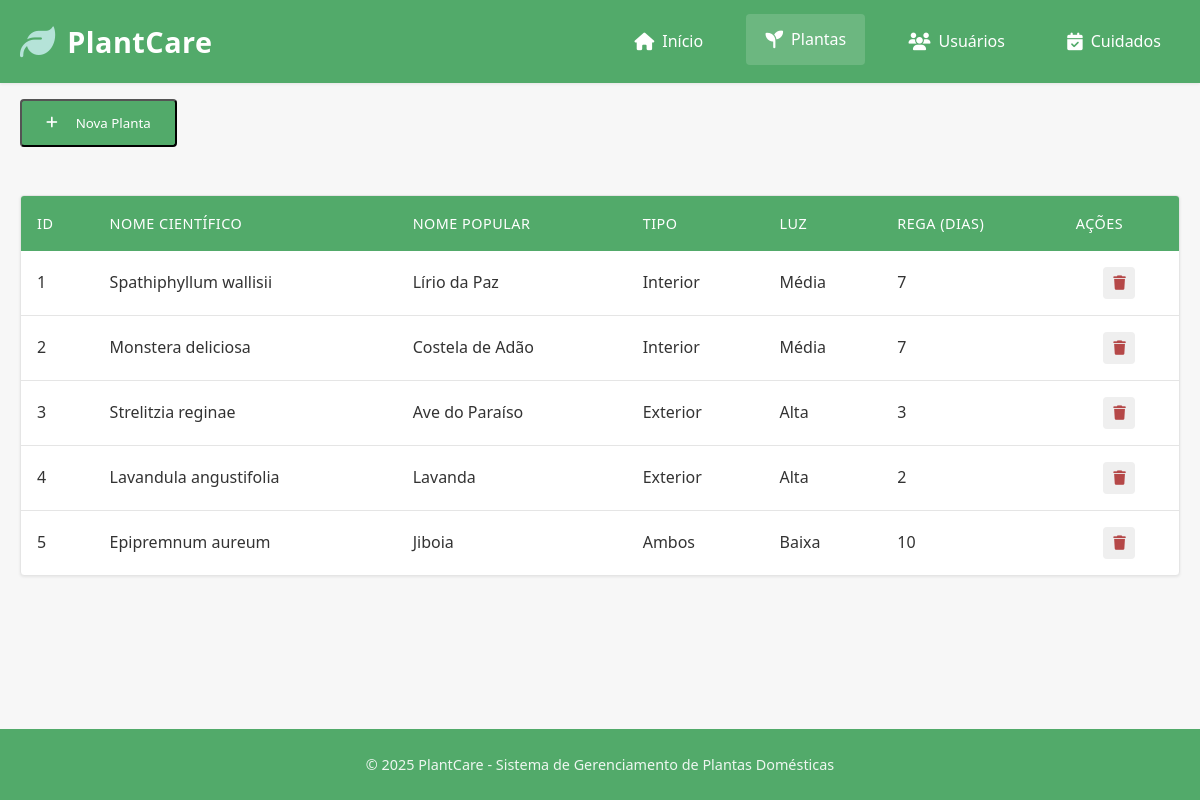
Page /plantas.php on the committed database.
### tables this page shows
CREATE TABLE IF NOT EXISTS plantas (
    id INT AUTO_INCREMENT PRIMARY KEY,
    nome_cientifico VARCHAR(100) NOT NULL,
    nome_popular VARCHAR(100) NOT NULL,
    tipo_planta ENUM('Interior', 'Exterior', 'Ambos') NOT NULL,
    nivel_luz ENUM('Baixa', 'Média', 'Alta') NOT NULL,
    frequencia_rega INT NOT NULL COMMENT 'Frequência de rega em dias',
    created_at TIMESTAMP DEFAULT CURRENT_TIMESTAMP,
    updated_at TIMESTAMP DEFAULT CURRENT_TIMESTAMP ON UPDATE CURRENT_TIMESTAMP
);

### plantas.php (the view, shortened to what this page needs)
<?php
$conn = new mysqli($db_host, $db_user, $db_pass, $db_name);
$sql = "SELECT * FROM plantas";
$result = $conn->query($sql);
?>
<!DOCTYPE html>
<html lang="pt-BR">
<head>
    <link rel="stylesheet" href="https://cdnjs.cloudflare.com/ajax/libs/font-awesome/6.4.0/css/all.min.css">
    <link rel="stylesheet" href="assets/css/style.css">
</head>
<body>
    <header>
        <div class="container">
            <div class="logo">
                <i class="fas fa-leaf"></i>
                <h1>PlantCare</h1>
            </div>
            <nav>
                <ul>
                    <li><a href="/plantas.com/index.php"><i class="fas fa-home"></i> Início</a></li>
                    <li><a href="/plantas.com/plantas.php" class="active"><i class="fas fa-seedling"></i> Plantas</a></li>
                    <li><a href="/plantas.com/usuarios.php"><i class="fas fa-users"></i> Usuários</a></li>
                    <li><a href="/plantas.com/cuidados.php"><i class="fas fa-calendar-check"></i> Cuidados</a></li>
                </ul>
            </nav>
        </div>
    </header>
    <main class="container">
        <section id="plantas">
            <div class="section-header">
                <button id="btnAddPlanta" class="btn-add"><i class="fas fa-plus"></i> Nova Planta</button>
            </div>
            <div class="data-table-container">
                <table class="data-table" id="plantasTable">
                    <thead>
                        <tr>
                            <th>ID</th>
                            <th>Nome Científico</th>
                            <th>Nome Popular</th>
                            <th>Tipo</th>
                            <th>Luz</th>
                            <th>Rega (dias)</th>
                            <th>Ações</th>
                        </tr>
                    </thead>
                    <tbody>
                        <?php if ($result->num_rows > 0): ?>
                            <?php while($row = $result->fetch_assoc()): ?>
                                <tr>
                                    <td><?php echo $row['id']; ?></td>
                                    <td><?php echo htmlspecialchars($row['nome_cientifico']); ?></td>
                                    <td><?php echo htmlspecialchars($row['nome_popular'] ?? ''); ?></td>
                                    <td><?php echo htmlspecialchars($row['tipo_planta'] ?? ''); ?></td>
                                    <td><?php echo htmlspecialchars($row['nivel_luz'] ?? ''); ?></td>
                                    <td><?php echo $row['frequencia_rega'] ?? ''; ?></td>
                                    <td>
                                        <div class="action-buttons">
                                            <button class="btn-action btn-delete" data-id="<?php echo $row['id']; ?>" title="Excluir">
                                                <i class="fas fa-trash"></i>
                                            </button>
                                        </div>
                                    </td>
                                </tr>
                            <?php endwhile; ?>
                        <?php else: ?>
                            <tr>
                                <td colspan="7" class="empty-table">Nenhuma planta cadastrada</td>
                            </tr>
                        <?php endif; ?>
                    </tbody>
                </table>
            </div>
        </section>
    </main>
    <footer>
        <div class="container">
            <p>&copy; 2025 PlantCare - Sistema de Gerenciamento de Plantas Domésticas</p>
        </div>
    </footer>
</body>
</html>

### assets/css/style.css (style rules this page uses)
:root { --primary: #52aa6a; --primary-dark: #48b575; --primary-light: #81bd86; --secondary: #f7f7f7; --accent: #b5e3d8; --text: #333333; --text-light: #666666; --error: #f4a7a7; --success: #a3d9b1; --warning: #ffd7a1; --danger: #f4a7a7; --white: #ffffff; --red: #b54848; --gray: #e5e5e5; --light-gray: #f7f7f7; --border-color: #e0e0e0; --shadow: 0 1px 3px rgba(0, 0, 0, 0.08); --shadow-hover: 0 2px 6px rgba(0, 0, 0, 0.12); --border-radius: 4px; --transition: all 0.2s ease; }
* { margin: 0; padding: 0; box-sizing: border-box; font-family: 'Segoe UI', Tahoma, Geneva, Verdana, sans-serif; }
body { background-color: var(--secondary); color: var(--text); min-height: 100vh; display: flex; flex-direction: column; line-height: 1.6; }
.container { max-width: 1200px; width: 100%; margin: 0 auto; padding: 0 20px; }
header { background: var(--primary); color: var(--white); padding: 1rem 0; box-shadow: var(--shadow); position: sticky; top: 0; z-index: 1000; }
header .container { display: flex; justify-content: space-between; align-items: center; }
.logo { display: flex; align-items: center; gap: 12px; }
.logo i { font-size: 2.2rem; color: var(--accent); }
.logo h1 { font-size: 1.8rem; font-weight: 600; letter-spacing: 0.5px; }
nav ul { display: flex; gap: 1.5rem; list-style: none; }
nav a { color: var(--white); text-decoration: none; padding: 0.8rem 1.2rem; border-radius: var(--border-radius); transition: var(--transition); display: flex; align-items: center; gap: 8px; font-weight: 500; }
nav a:hover, nav a.active { background-color: rgba(255, 255, 255, 0.15); transform: translateY(-2px); }
nav i { font-size: 1.1rem; }
main { flex: 1; padding: 2rem; align-items: center; margin-bottom: 2rem; }
.section-header i { margin-right: 10px; }
.btn-add { background: var(--primary); color: var(--white); padding: 0.8rem 1.5rem; border-radius: var(--border-radius); text-decoration: none; font-weight: 500; display: inline-flex; align-items: center; gap: 8px; transition: var(--transition); margin-bottom: 1rem; margin-top: 1rem; }
.data-table-container { background: var(--white); border-radius: var(--border-radius); box-shadow: var(--shadow); overflow: hidden; margin-top: 2rem; margin-bottom: 2rem; border: 1px solid var(--gray); }
.data-table { width: 100%; border-collapse: collapse; }
.data-table th, .data-table td { padding: 1rem; text-align: left; }
.data-table th { background: var(--primary); color: var(--white); font-weight: 500; text-transform: uppercase; font-size: 0.9rem; letter-spacing: 0.5px; }
.data-table tbody tr { border-bottom: 1px solid var(--gray); transition: var(--transition); }
.data-table tbody tr:last-child { border-bottom: none; }
.action-buttons { display: flex; justify-content: center; gap: 0.5rem; }
.btn-action { width: 32px; height: 32px; border-radius: var(--border-radius); border: none; cursor: pointer; transition: var(--transition); display: flex; align-items: center; justify-content: center; font-size: 0.9rem; color: var(--red); }
.btn-action i { font-size: 0.9rem; }
footer { background: var(--primary); color: var(--white); padding: 1.5rem 0; text-align: center; margin-top: auto; }
footer p { opacity: 0.9; font-size: 0.9rem; }

### rows in the picture
plantas: id "1", nome_cientifico "Spathiphyllum wallisii", nome_popular "Lírio da Paz", tipo_planta "Interior", nivel_luz "Média", frequencia_rega "7"
plantas: id "2", nome_cientifico "Monstera deliciosa", nome_popular "Costela de Adão", tipo_planta "Interior", nivel_luz "Média", frequencia_rega "7"
plantas: id "3", nome_cientifico "Strelitzia reginae", nome_popular "Ave do Paraíso", tipo_planta "Exterior", nivel_luz "Alta", frequencia_rega "3"
plantas: id "4", nome_cientifico "Lavandula angustifolia", nome_popular "Lavanda", tipo_planta "Exterior", nivel_luz "Alta", frequencia_rega "2"
plantas: id "5", nome_cientifico "Epipremnum aureum", nome_popular "Jiboia", tipo_planta "Ambos", nivel_luz "Baixa", frequencia_rega "10"
